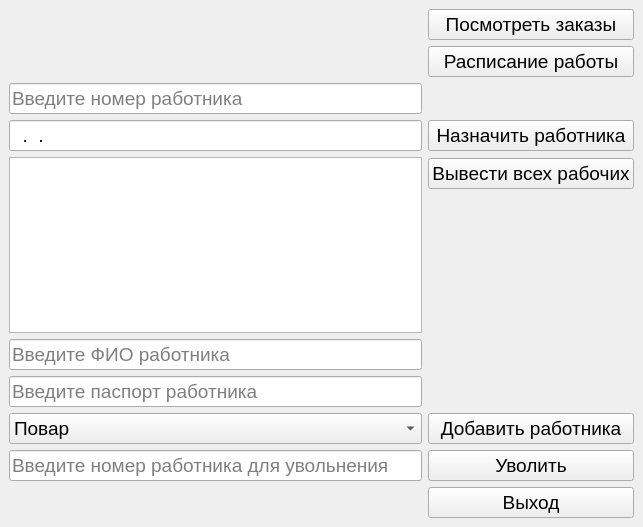
<?xml version="1.0" encoding="UTF-8"?>
<ui version="4.0">
 <class>AdminPanel</class>
 <widget class="QMainWindow" name="AdminPanel">
  <property name="geometry">
   <rect>
    <x>0</x>
    <y>0</y>
    <width>643</width>
    <height>527</height>
   </rect>
  </property>
  <property name="windowTitle">
   <string>AdminPanel</string>
  </property>
  <widget class="QWidget" name="centralwidget">
   <layout class="QGridLayout" name="gridLayout">
    <item row="2" column="0">
     <widget class="QLineEdit" name="date">
      <property name="font">
       <font>
        <pointsize>14</pointsize>
       </font>
      </property>
      <property name="inputMask">
       <string>00.00.0000</string>
      </property>
      <property name="text">
       <string>..</string>
      </property>
      <property name="placeholderText">
       <string/>
      </property>
     </widget>
    </item>
    <item row="3" column="0">
     <widget class="QTableView" name="tableView">
      <property name="showGrid">
       <bool>false</bool>
      </property>
     </widget>
    </item>
    <item row="4" column="0">
     <widget class="QLineEdit" name="nameNewEmpl">
      <property name="font">
       <font>
        <pointsize>14</pointsize>
       </font>
      </property>
      <property name="placeholderText">
       <string>Введите ФИО работника</string>
      </property>
     </widget>
    </item>
    <item row="3" column="1">
     <layout class="QVBoxLayout" name="verticalLayout_2">
      <property name="spacing">
       <number>0</number>
      </property>
      <property name="topMargin">
       <number>1</number>
      </property>
      <item>
       <widget class="QPushButton" name="showEmplBtn">
        <property name="font">
         <font>
          <pointsize>14</pointsize>
         </font>
        </property>
        <property name="text">
         <string>Вывести всех рабочих</string>
        </property>
       </widget>
      </item>
      <item>
       <spacer name="verticalSpacer">
        <property name="orientation">
         <enum>Qt::Vertical</enum>
        </property>
        <property name="sizeHint" stdset="0">
         <size>
          <width>20</width>
          <height>40</height>
         </size>
        </property>
       </spacer>
      </item>
     </layout>
    </item>
    <item row="6" column="0">
     <widget class="QComboBox" name="chooseRole">
      <property name="font">
       <font>
        <pointsize>14</pointsize>
       </font>
      </property>
      <property name="currentText">
       <string>Повар</string>
      </property>
      <item>
       <property name="text">
        <string>Повар</string>
       </property>
      </item>
      <item>
       <property name="text">
        <string>Официант</string>
       </property>
      </item>
     </widget>
    </item>
    <item row="6" column="1">
     <widget class="QPushButton" name="addNewEmplBtn">
      <property name="font">
       <font>
        <pointsize>14</pointsize>
       </font>
      </property>
      <property name="text">
       <string>Добавить работника</string>
      </property>
     </widget>
    </item>
    <item row="7" column="0">
     <widget class="QLineEdit" name="idToDelete">
      <property name="font">
       <font>
        <pointsize>14</pointsize>
       </font>
      </property>
      <property name="placeholderText">
       <string>Введите номер работника для увольнения</string>
      </property>
     </widget>
    </item>
    <item row="7" column="1">
     <widget class="QPushButton" name="fireEmplBtn">
      <property name="font">
       <font>
        <pointsize>14</pointsize>
       </font>
      </property>
      <property name="text">
       <string>Уволить</string>
      </property>
     </widget>
    </item>
    <item row="8" column="1">
     <widget class="QPushButton" name="ExitBtn">
      <property name="font">
       <font>
        <pointsize>14</pointsize>
       </font>
      </property>
      <property name="text">
       <string>Выход</string>
      </property>
     </widget>
    </item>
    <item row="5" column="0">
     <widget class="QLineEdit" name="primaryData">
      <property name="font">
       <font>
        <pointsize>14</pointsize>
       </font>
      </property>
      <property name="cursor">
       <cursorShape>IBeamCursor</cursorShape>
      </property>
      <property name="contextMenuPolicy">
       <enum>Qt::DefaultContextMenu</enum>
      </property>
      <property name="inputMask">
       <string>000000000</string>
      </property>
      <property name="maxLength">
       <number>9</number>
      </property>
      <property name="placeholderText">
       <string>Введите паспорт работника</string>
      </property>
     </widget>
    </item>
    <item row="0" column="1">
     <layout class="QVBoxLayout" name="verticalLayout">
      <item>
       <widget class="QPushButton" name="checkOrderBtn">
        <property name="font">
         <font>
          <pointsize>14</pointsize>
         </font>
        </property>
        <property name="autoFillBackground">
         <bool>false</bool>
        </property>
        <property name="text">
         <string>Посмотреть заказы</string>
        </property>
        <property name="checkable">
         <bool>false</bool>
        </property>
        <property name="flat">
         <bool>false</bool>
        </property>
       </widget>
      </item>
      <item>
       <widget class="QPushButton" name="getDutyBtn">
        <property name="font">
         <font>
          <pointsize>14</pointsize>
         </font>
        </property>
        <property name="text">
         <string>Расписание работы</string>
        </property>
       </widget>
      </item>
     </layout>
    </item>
    <item row="1" column="0">
     <widget class="QLineEdit" name="idToDuty">
      <property name="font">
       <font>
        <pointsize>14</pointsize>
       </font>
      </property>
      <property name="inputMask">
       <string>000000000</string>
      </property>
      <property name="placeholderText">
       <string>Введите номер работника</string>
      </property>
     </widget>
    </item>
    <item row="2" column="1">
     <widget class="QPushButton" name="commitBtn">
      <property name="font">
       <font>
        <pointsize>14</pointsize>
       </font>
      </property>
      <property name="text">
       <string>Назначить работника</string>
      </property>
     </widget>
    </item>
   </layout>
   <zorder>primaryData</zorder>
   <zorder>nameNewEmpl</zorder>
   <zorder>ExitBtn</zorder>
   <zorder>fireEmplBtn</zorder>
   <zorder>addNewEmplBtn</zorder>
   <zorder>chooseRole</zorder>
   <zorder>idToDelete</zorder>
   <zorder>tableView</zorder>
   <zorder>date</zorder>
   <zorder>idToDuty</zorder>
   <zorder>commitBtn</zorder>
  </widget>
 </widget>
 <resources/>
 <connections/>
</ui>
